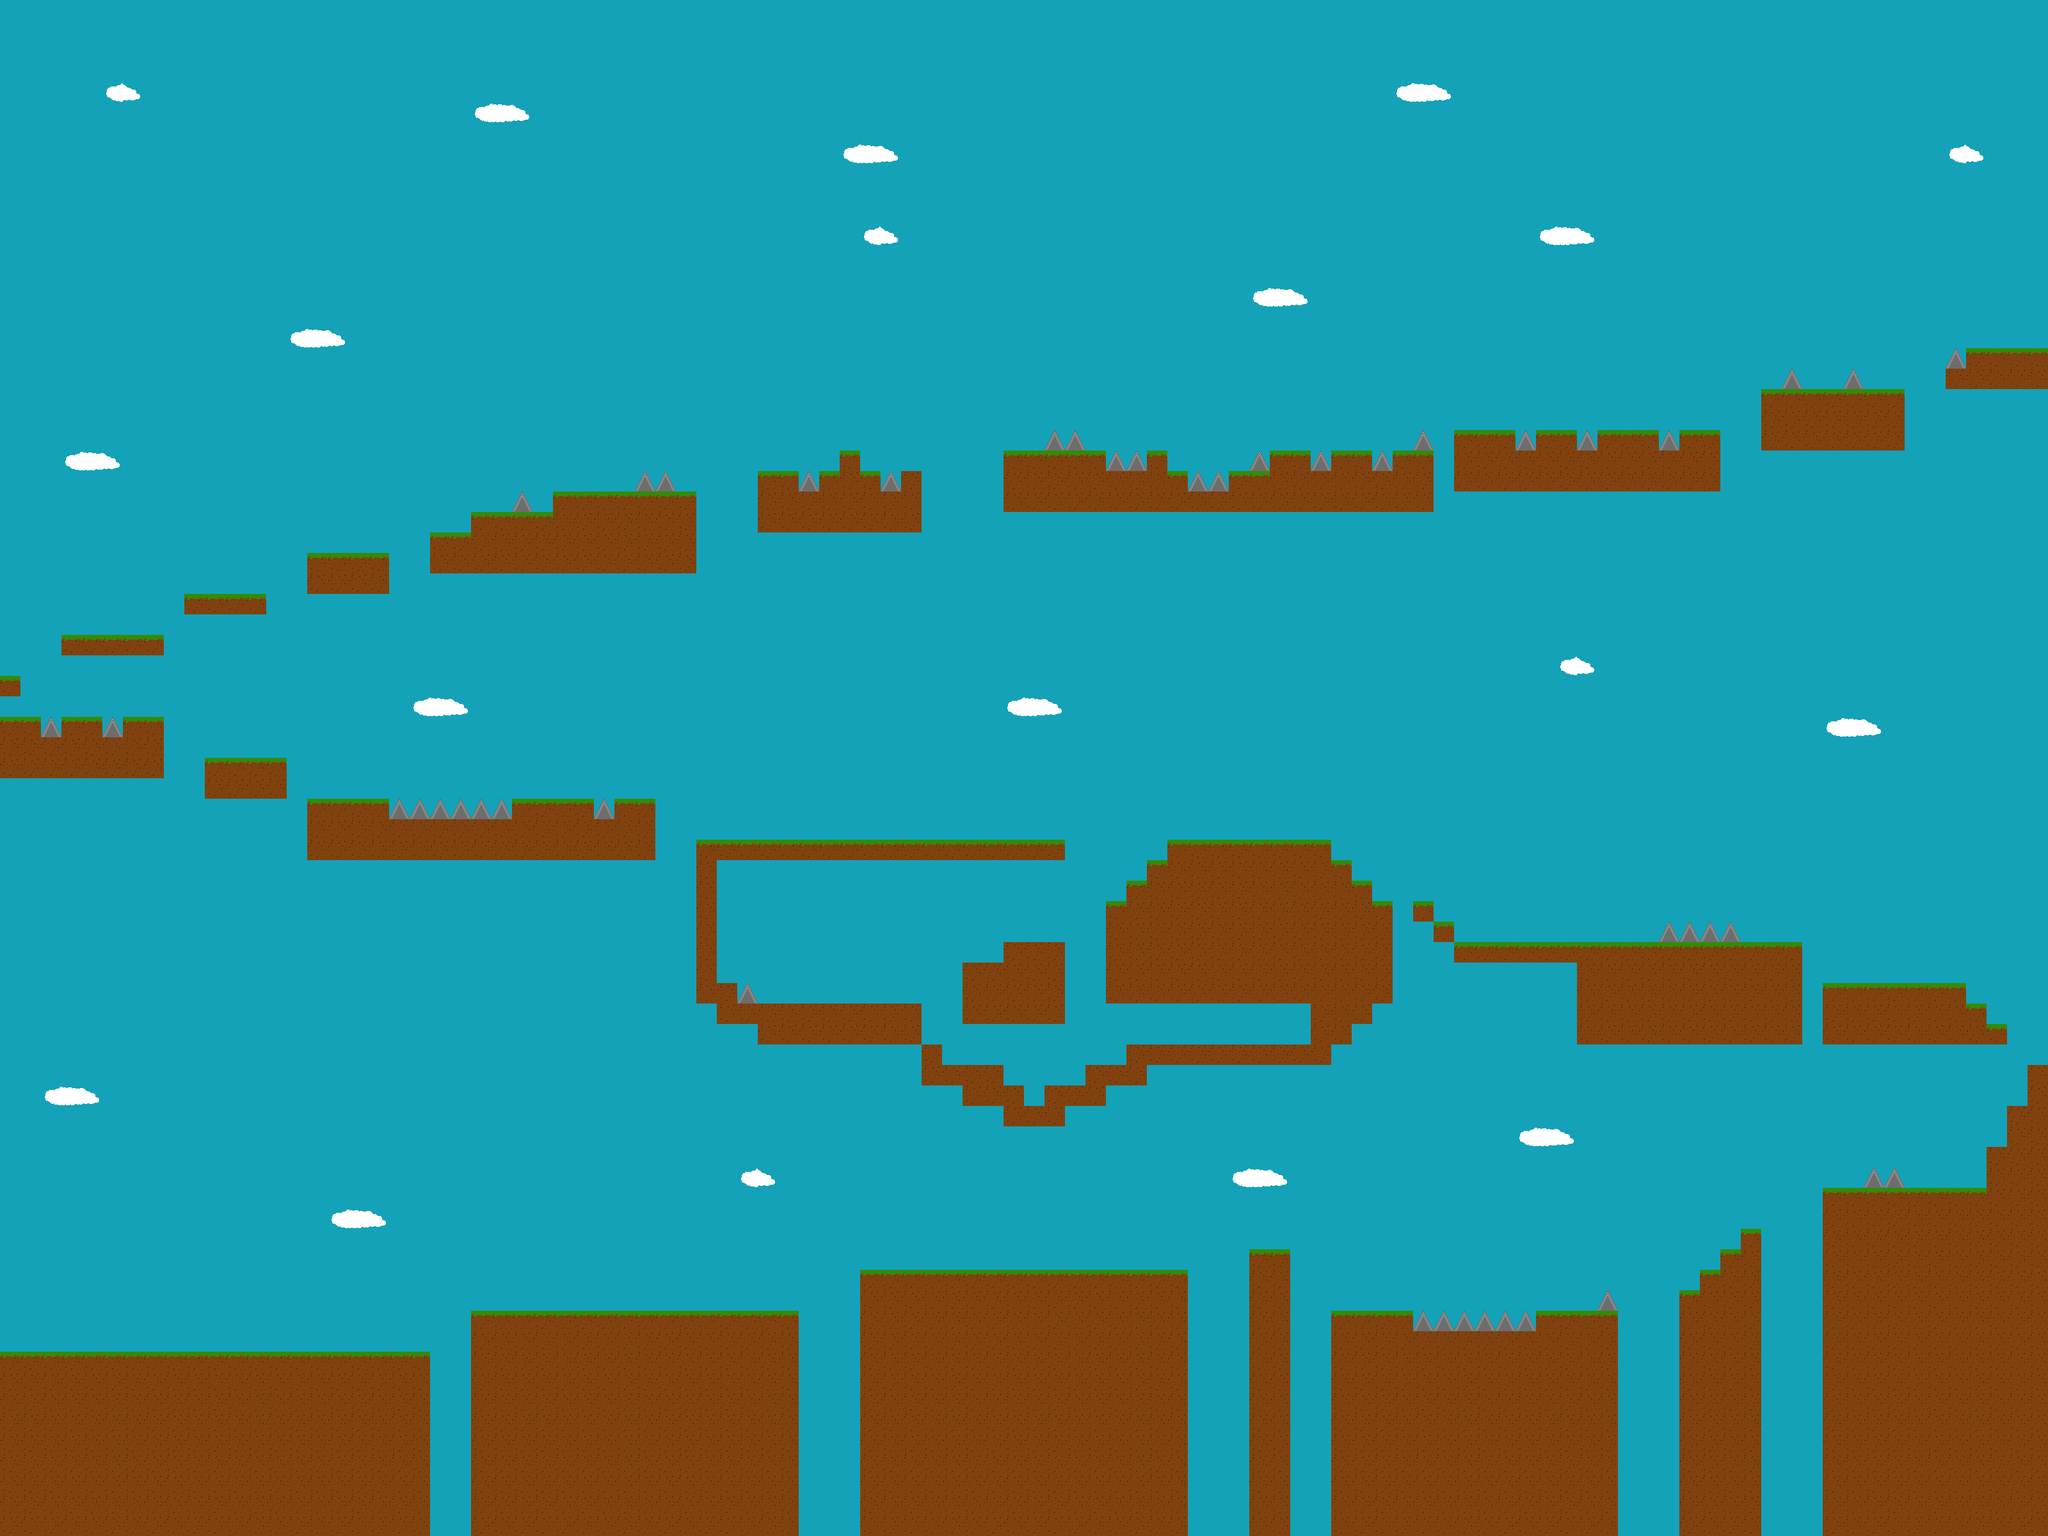

Rendered tile map (Tiled .tmx) drawn with the repository's tilesets; below, a short description and the map source with its tile grids summarised:
An orthogonal 100x75 tile map with 32x32 px tiles, 2 tile layers (cielo, Capa de Patrones 1) and 105 objects (79x piso, 26x pinches).

<map version="1.2" tiledversion="1.2.1" orientation="orthogonal" renderorder="right-down" width="100" height="75" tilewidth="32" tileheight="32" infinite="0" nextlayerid="7" nextobjectid="127">
 <tileset firstgid="1" name="New Piskel" tilewidth="32" tileheight="32" tilecount="9" columns="9">
  <image source="New Piskel.png" width="288" height="32" />
 </tileset>
 <layer id="6" name="cielo" width="100" height="75">
  <data>[7500 cells, 7500 non-empty, 1 distinct tile ids]</data>
 </layer>
 <layer id="1" name="Capa de Patrones 1" width="100" height="75">
  <data>[7500 cells, 1656 non-empty, 6 distinct tile ids]</data>
 </layer>
 <objectgroup id="5" name="Capa de Objetos 1">
  <object id="6" type="piso" x="1" y="2113" width="671" height="288">
   <properties>
    <property name="enemigo" type="bool" value="false" />
   </properties>
  </object>
  <object id="7" type="piso" x="736" y="2048" width="512" height="352">
   <properties>
    <property name="enemigo" type="bool" value="true" />
   </properties>
  </object>
  <object id="8" type="piso" x="1348" y="1984.01" width="512.208" height="415.001">
   <properties>
    <property name="enemigo" type="bool" value="true" />
   </properties>
  </object>
  <object id="9" type="piso" x="1952.02" y="1952" width="64.3125" height="448.333">
   <properties>
    <property name="enemigo" type="bool" value="false" />
   </properties>
  </object>
  <object id="10" type="piso" x="2080.41" y="2048.49" width="127.675" height="351.693">
   <properties>
    <property name="enemigo" type="bool" value="false" />
   </properties>
  </object>
  <object id="11" type="piso" x="2399.15" y="2048" width="129.091" height="352.333">
   <properties>
    <property name="enemigo" type="bool" value="false" />
   </properties>
  </object>
  <object id="12" type="piso" x="2624" y="2016" width="31.9167" height="384">
   <properties>
    <property name="enemigo" type="bool" value="false" />
   </properties>
  </object>
  <object id="13" type="piso" x="2656.05" y="1984.22" width="94.625" height="414.849">
   <properties>
    <property name="enemigo" type="bool" value="false" />
   </properties>
  </object>
  <object id="14" type="piso" x="2688.33" y="1952.33" width="32" height="32.3333">
   <properties>
    <property name="enemigo" type="bool" value="false" />
   </properties>
  </object>
  <object id="15" type="piso" x="2720.33" y="1920" width="31.3333" height="65">
   <properties>
    <property name="enemigo" type="bool" value="false" />
   </properties>
  </object>
  <object id="16" type="piso" x="2848" y="1856.24" width="350.667" height="544.424">
   <properties>
    <property name="enemigo" type="bool" value="false" />
   </properties>
  </object>
  <object id="17" type="piso" x="3104.12" y="1792.31" width="95.2122" height="64.3636">
   <properties>
    <property name="enemigo" type="bool" value="false" />
   </properties>
  </object>
  <object id="18" type="piso" x="3136" y="1728.06" width="63.6667" height="64.2425">
   <properties>
    <property name="enemigo" type="bool" value="false" />
   </properties>
  </object>
  <object id="19" type="piso" x="3168" y="1664.33" width="31.6667" height="63.606">
   <properties>
    <property name="enemigo" type="bool" value="false" />
   </properties>
  </object>
  <object id="20" type="piso" x="3104.5" y="1600.5" width="32" height="32.5">
   <properties>
    <property name="enemigo" type="bool" value="false" />
   </properties>
  </object>
  <object id="21" type="piso" x="2848" y="1536.23" width="224" height="95.2727">
   <properties>
    <property name="enemigo" type="bool" value="false" />
   </properties>
  </object>
  <object id="22" type="piso" x="3071.5" y="1568" width="33" height="63.5">
   <properties>
    <property name="enemigo" type="bool" value="false" />
   </properties>
  </object>
  <object id="24" type="piso" x="2465" y="1504.44" width="350.938" height="127.563">
   <properties>
    <property name="enemigo" type="bool" value="false" />
   </properties>
  </object>
  <object id="26" type="piso" x="2272" y="1472" width="544.061" height="32.3333">
   <properties>
    <property name="enemigo" type="bool" value="false" />
   </properties>
  </object>
  <object id="27" type="piso" x="2240" y="1440" width="31.8182" height="31.9091">
   <properties>
    <property name="enemigo" type="bool" value="false" />
   </properties>
  </object>
  <object id="28" type="piso" x="2208" y="1407.94" width="32.0625" height="32.1875">
   <properties>
    <property name="enemigo" type="bool" value="false" />
   </properties>
  </object>
  <object id="30" type="piso" x="1728" y="1408" width="448" height="160">
   <properties>
    <property name="enemigo" type="bool" value="false" />
   </properties>
  </object>
  <object id="31" type="piso" x="1760" y="1376" width="384" height="32">
   <properties>
    <property name="enemigo" type="bool" value="false" />
   </properties>
  </object>
  <object id="32" type="piso" x="1792" y="1344" width="320" height="32">
   <properties>
    <property name="enemigo" type="bool" value="false" />
   </properties>
  </object>
  <object id="33" type="piso" x="1824" y="1312" width="256" height="32">
   <properties>
    <property name="enemigo" type="bool" value="false" />
   </properties>
  </object>
  <object id="34" type="piso" x="2048" y="1568" width="96" height="32">
   <properties>
    <property name="enemigo" type="bool" value="false" />
   </properties>
  </object>
  <object id="35" type="piso" x="2048" y="1600" width="64" height="32">
   <properties>
    <property name="enemigo" type="bool" value="false" />
   </properties>
  </object>
  <object id="36" type="piso" x="1760" y="1632" width="320" height="32">
   <properties>
    <property name="enemigo" type="bool" value="false" />
   </properties>
  </object>
  <object id="37" type="piso" x="1696" y="1664" width="96" height="32">
   <properties>
    <property name="enemigo" type="bool" value="false" />
   </properties>
  </object>
  <object id="38" type="piso" x="1632" y="1696" width="96" height="32">
   <properties>
    <property name="enemigo" type="bool" value="false" />
   </properties>
  </object>
  <object id="39" type="piso" x="1568" y="1728" width="96" height="32">
   <properties>
    <property name="enemigo" type="bool" value="false" />
   </properties>
  </object>
  <object id="40" type="piso" x="1504" y="1696" width="96" height="32">
   <properties>
    <property name="enemigo" type="bool" value="false" />
   </properties>
  </object>
  <object id="41" type="piso" x="1472" y="1664" width="96" height="32">
   <properties>
    <property name="enemigo" type="bool" value="false" />
   </properties>
  </object>
  <object id="42" type="piso" x="1440.09" y="1632.22" width="32" height="63.9583">
   <properties>
    <property name="enemigo" type="bool" value="false" />
   </properties>
  </object>
  <object id="43" type="piso" x="1184" y="1568.15" width="256" height="63.6667">
   <properties>
    <property name="enemigo" type="bool" value="false" />
   </properties>
  </object>
  <object id="44" type="piso" x="1120" y="1568" width="64" height="32">
   <properties>
    <property name="enemigo" type="bool" value="false" />
   </properties>
  </object>
  <object id="45" type="piso" x="1088" y="1536" width="64" height="32">
   <properties>
    <property name="enemigo" type="bool" value="false" />
   </properties>
  </object>
  <object id="46" type="piso" x="1088" y="1344" width="32" height="192">
   <properties>
    <property name="enemigo" type="bool" value="false" />
   </properties>
  </object>
  <object id="47" type="piso" x="1088" y="1312" width="576" height="32">
   <properties>
    <property name="enemigo" type="bool" value="true" />
   </properties>
  </object>
  </objectgroup>
</map>
<!-- 66 of 105 objects omitted -->